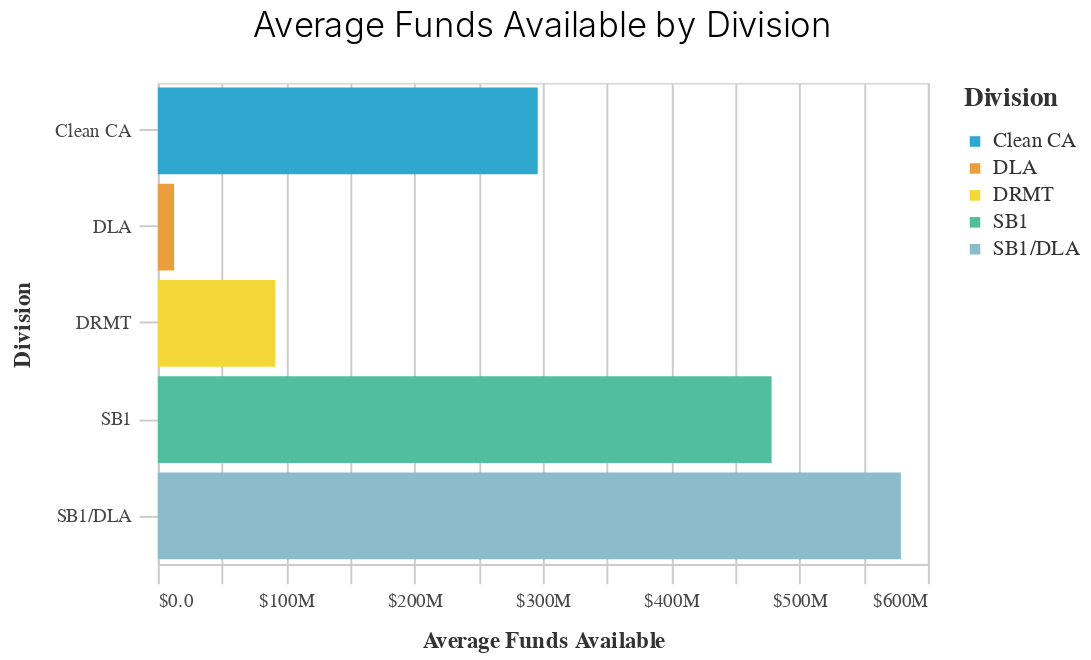

Source (notebook cell):
### Code cell
chart = (
    alt.Chart(
        (
            df
             >>filter(_.federal_or_state_funded=='State')
            >> group_by(_.division)
            >> summarize(avg_funds=(_.funding_amount_available.mean()))
        )
    )
    .mark_bar()
    .encode(
        x=alt.X(
            "avg_funds", axis=alt.Axis(format="$.2s"), title="Average Funds Available"
        ),
        y=alt.Y("division", title="Division"),
        color=alt.Color(
            "division",
            title="Division",
            scale=alt.Scale(range=altair_utils.CALITP_CATEGORY_BRIGHT_COLORS),
        ),
    )
    .properties(title="Average Funds Available by Division")
)
styleguide.preset_chart_config(chart)

### Figure 1 — Vega-Lite specification as saved in the notebook (floating-point values rounded to 4 significant figures)
{"config": {"view": {"continuousWidth": 400, "continuousHeight": 300}, "axis": {"domainColor": "#cbcbcb", "grid": true, "gridColor": "#cbcbcb", "gridWidth": 1, "labelColor": "#474747", "labelFont": "Nunito Sans", "labelFontSize": 10, "labelPadding": 4, "tickColor": "#cbcbcb", "tickSize": 10, "titleColor": "#333", "titleFont": "Raleway", "titleFontSize": 12, "titlePadding": 10}, "axisBand": {"grid": false}, "background": "white", "font": "Raleway", "header": {"labelFont": "Nunito Sans", "titleFont": "Raleway"}, "legend": {"labelColor": "#333", "labelFont": "Nunito Sans", "labelFontSize": 11, "labelLimit": 0, "padding": 1, "symbolSize": 30, "symbolType": "square", "titleColor": "#333", "titleFont": "Raleway", "titleFontSize": 14, "titlePadding": 10}, "title": {"anchor": "middle", "font": "Raleway", "fontSize": 18, "fontWeight": 300, "offset": 20}}, "data": {"name": "data-cc7275c80faa7fddfa61b78c73681c00"}, "mark": "bar", "encoding": {"color": {"field": "division", "scale": {"range": ["#2EA8CE", "#EB9F3C", "#F4D837", "#51BF9D", "#8CBCCB", "#9487C0"]}, "title": "Division", "type": "nominal"}, "x": {"axis": {"format": "$.2s"}, "field": "avg_funds", "title": "Average Funds Available", "type": "quantitative"}, "y": {"field": "division", "title": "Division", "type": "nominal"}}, "height": 250, "title": "Average Funds Available by Division", "width": 400, "$schema": "https://vega.github.io/schema/vega-lite/v4.17.0.json", "datasets": {"data-cc7275c80faa7fddfa61b78c73681c00": [{"division": "Clean CA", "avg_funds": 296000000.0}, {"division": "DLA", "avg_funds": 12680000.0}, {"division": "DRMT", "avg_funds": 91550000.0}, {"division": "SB1", "avg_funds": 478200000.0}, {"division": "SB1/DLA", "avg_funds": 579000000.0}]}}
